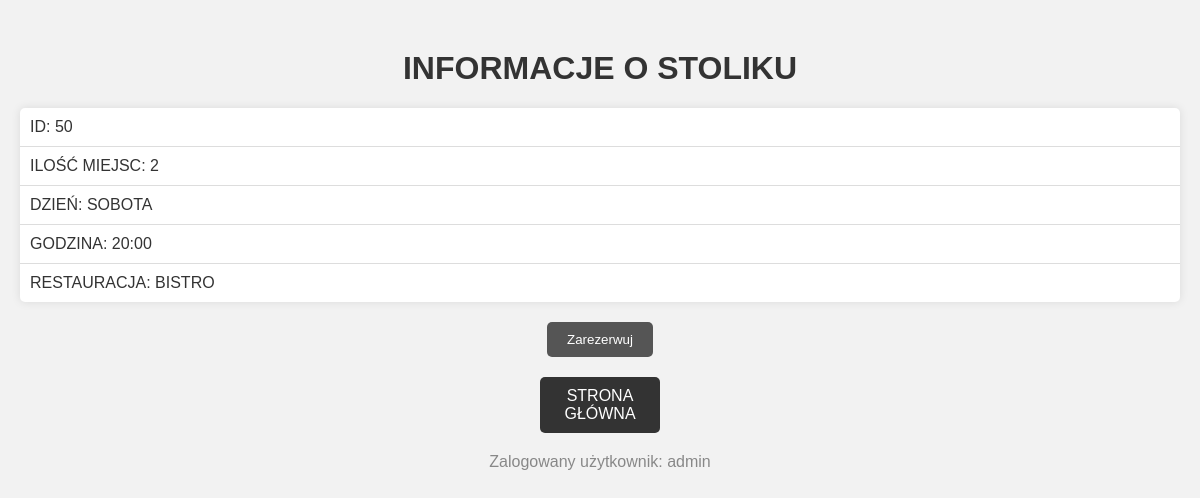
Screenshot of /Stolik/50 (signed in) with the database file from the repository.
### Rezerwacje/models.py (models this page shows, shortened)
class Stolik(models.Model):
    RESTAURACJA_CHOICES = [("BISTRO", "bistro"), ("CHIŃCZYK", "chińczyk"),("MEKSYKAŃSKA","meksykańska"),("PIZZA WŁOSKA","pizza włoska"),("RAMENOWNIA","ramenownia")]
    LOKALIZACJA_CHOICES = [("PRZY OKNIE","przy oknie"),("PRZY BARZE","przy barze"),("NA ŚRODKU","na środku")]
    DZIEN_CHOICES = [("PONIEDZIALEK","poniedzialek"),("WTOREK","wtorek"),("SRODA","sroda"),("CZWARTEK","czwartek"),("PIATEK","piatek"),("SOBOTA","sobota"),("NIEDZIELA","niedziela")]
    GODZINA_CHOICES = [("16:00","16:00"),("17:00","17:00"),("18:00","18:00"),("19:00","19:00"),("20:00","20:00"),("21:00","21:00")]
    ilosc = models.PositiveSmallIntegerField()
    restauracja = models.CharField(max_length=16, choices=RESTAURACJA_CHOICES, default="BISTRO")
    dzien = models.CharField(max_length=16, choices=DZIEN_CHOICES, default="SOBOTA")
    godzina = models.CharField(max_length=16, choices=GODZINA_CHOICES, default="20:00")
    lokalizacja = models.CharField(max_length=16, choices=LOKALIZACJA_CHOICES, default="NA ŚRODKU")
    class Meta:
        verbose_name_plural = "Stoliki"
    @property
    def is_reserved(self):
        try:
            rez = self.rezerwacja
        except Rezerwacja.DoesNotExist:
            return False
        else:
            return True

### Account/models.py (models this page shows, shortened)
class Account(AbstractBaseUser):
    email         = models.EmailField(verbose_name="email",max_length=60, unique= True)
    username      = models.CharField(max_length=30, unique=True)
    date_joined   = models.DateTimeField(verbose_name="date joined", auto_now_add=True)
    last_login    = models.DateTimeField(verbose_name="last login", auto_now=True)
    is_admin      = models.BooleanField(default=False)
    is_active     = models.BooleanField(default=True)
    is_staff      = models.BooleanField(default=False)
    is_superuser  = models.BooleanField(default=False)
    hide_email    = models.BooleanField(default=True)
    objects = MyAccountManager()
    USERNAME_FIELD  ='email'
    REQUIRED_FIELDS =['username']
    class Meta:
        verbose_name_plural = "Konta"

### Rezerwacje/views.py (the view)
# urls.py: path('<int:pk>',StolikDetailView.as_view(), name="detail")
class StolikDetailView(DetailView):
    model = Stolik
    template_name = "detail.html"

### Rezerwacje/templates/detail.html (shortened to what this page needs)
<!DOCTYPE html>
<html lang="en">
<head>
</head>
<body>
    <h1>INFORMACJE O STOLIKU</h1>
    <ul>
        <li>ID: {{ object.id }}</li>
        <li>ILOŚĆ MIEJSC: {{ object.ilosc }}</li>
        <li>DZIEŃ: {{ object.dzien }}</li>
        <li>GODZINA: {{ object.godzina }}</li>
        <li>RESTAURACJA: {{ object.restauracja }}</li>
    </ul>
    {% if not object.is_reserved %}
        <form action="{% url 'reserve' stolik.id %}">
            <input type="submit" value="Zarezerwuj">
        </form>
        <a href="{% url 'index' %}">STRONA GŁÓWNA</a>
        {% if user.is_authenticated %}
            <p>Zalogowany użytkownik: {{ user.username }}</p>
        {% else %}
            <p>Nie jesteś zalogowany.</p>
        {% endif %}
    {% else %}
        <h3>Stolik zarezerwowany</h3>
    {% endif %}
</body>
</html>

### Rezerwacje/templates/detail.html (style rules this page uses)
body { font-family: Arial, sans-serif; margin: 0; padding: 0; background-color: #f2f2f2; color: #333; }
h1 { text-align: center; margin-top: 50px; }
ul { list-style-type: none; padding: 0; margin: 20px; background-color: #fff; box-shadow: 0 0 10px rgba(0, 0, 0, 0.1); border-radius: 5px; }
li { padding: 10px; border-bottom: 1px solid #ddd; }
li:last-child { border-bottom: none; }
form { text-align: center; margin-top: 20px; }
input[type="submit"] { padding: 10px 20px; background-color: #555; color: #fff; border: none; border-radius: 5px; cursor: pointer; }
p { text-align: center; margin-top: 20px; color: #888; }
a { display: block; width: 100px; margin: 20px auto; text-align: center; padding: 10px; background-color: #333; color: #fff; text-decoration: none; border-radius: 5px; }

### rows the page displays
Stolik: id "50", ilosc "2", dzien "SOBOTA", godzina "20:00", restauracja "BISTRO"
Account: username "admin"
